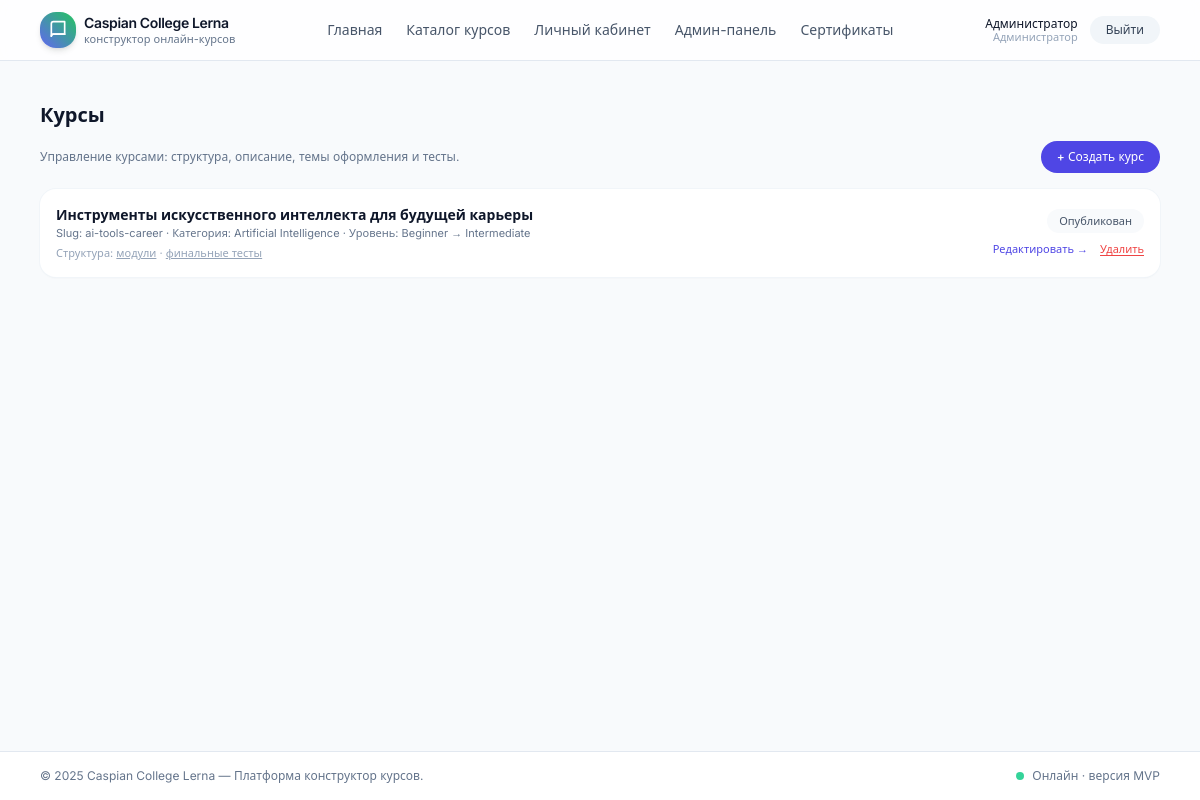
Screenshot of /admin/courses (signed in) with the database file from the repository.
### app/models.py (models this page shows, shortened)
class User(UserMixin, db.Model):
    __tablename__ = "users"
    id = db.Column(db.Integer, primary_key=True)
    email = db.Column(db.String(255), unique=True, nullable=False)
    password_hash = db.Column(db.String(255), nullable=False)
    full_name = db.Column(db.String(255), nullable=False)
    role = db.Column(db.String(20), default="student")  # 'student' или 'admin'
    created_at = db.Column(db.DateTime, default=datetime.utcnow)
    courses = db.relationship("UserCourse", back_populates="user", cascade="all, delete-orphan")
    lesson_progress = db.relationship("UserLessonProgress", back_populates="user", cascade="all, delete-orphan")
    test_attempts = db.relationship("UserTestAttempt", back_populates="user", cascade="all, delete-orphan")
    certificates = db.relationship("Certificate", back_populates="user", cascade="all, delete-orphan")
    def is_admin(self) -> bool:
        return self.role == "admin"

class Course(db.Model):
    __tablename__ = "courses"
    id = db.Column(db.Integer, primary_key=True)
    title = db.Column(db.String(255), nullable=False)
    slug = db.Column(db.String(255), unique=True, nullable=False)
    description = db.Column(db.Text, nullable=True)
    category = db.Column(db.String(100), nullable=True)
    level = db.Column(db.String(50), nullable=True)
    image_url = db.Column(db.String(255), nullable=True)      # обложка
    hero_image_url = db.Column(db.String(255), nullable=True) # фон в шапке
    logo_url = db.Column(db.String(255), nullable=True)       # логотип курса
    theme_id = db.Column(db.Integer, db.ForeignKey("course_themes.id"), nullable=True)
    theme = db.relationship("CourseTheme", back_populates="courses")
    language = db.Column(db.String(20), default="ru")
    estimated_duration_minutes = db.Column(db.Integer, default=0)
    requirements = db.Column(db.Text, nullable=True)
    outcomes = db.Column(db.Text, nullable=True)
    is_sequential = db.Column(db.Boolean, default=True)  # модули по порядку
    is_published = db.Column(db.Boolean, default=False)
    created_at = db.Column(db.DateTime, default=datetime.utcnow)
    updated_at = db.Column(db.DateTime, default=datetime.utcnow, onupdate=datetime.utcnow)
    modules = db.relationship("CourseModule", back_populates="course", cascade="all, delete-orphan")
    tests = db.relationship("Test", back_populates="course", cascade="all, delete-orphan")  # финальные тесты
    user_courses = db.relationship("UserCourse", back_populates="course", cascade="all, delete-orphan")
    certificates = db.relationship("Certificate", back_populates="course", cascade="all, delete-orphan")

### app/blueprints/admin/routes.py (the view)
@admin_bp.route("/courses")
def courses_list():
    courses = Course.query.all()
    return render_template("admin_courses.html", courses=courses)

### app/blueprints/admin/routes.py (called while the page is built)
def admin_required():
    if not current_user.is_authenticated or not current_user.is_admin():
        abort(403)

@admin_bp.before_request
def check_admin():
    admin_required()

### app/templates/admin_courses.html (shortened to what this page needs)
{% extends "base.html" %}
{% block content %}
<h1 class="mb-3 text-xl font-semibold text-slate-900">Курсы</h1>
<div class="mb-4 flex items-center justify-between">
  <p class="text-xs text-slate-500">
    Управление курсами: структура, описание, темы оформления и тесты.
  </p>
  <a href="{{ url_for('admin.course_create') }}"
     class="rounded-full bg-primary-600 px-4 py-2 text-xs font-medium text-white hover:bg-primary-700">
    + Создать курс
  </a>
</div>
{% if courses %}
  <div class="space-y-3 text-xs">
    {% for c in courses %}
      <div class="flex items-center justify-between rounded-2xl bg-white p-4 shadow-sm ring-1 ring-slate-100">
        <div>
          <p class="text-sm font-semibold text-slate-900">{{ c.title }}</p>
          <p class="text-[11px] text-slate-500">
            Slug: {{ c.slug }} · Категория: {{ c.category or 'нет' }} · Уровень: {{ c.level or 'любой' }}
          </p>
          <p class="text-[11px] text-slate-400 mt-1">
            Структура:
            <a class="underline" href="{{ url_for('admin.modules_list', course_id=c.id) }}">модули</a> ·
            <a class="underline" href="{{ url_for('admin.course_tests', course_id=c.id) }}">финальные тесты</a>
          </p>
        </div>
        <div class="flex flex-col items-end gap-2">
          <span class="rounded-full bg-slate-50 px-3 py-1 text-[11px] text-slate-600">
            {% if c.is_published %}Опубликован{% else %}Черновик{% endif %}
          </span>
          <div class="flex items-center gap-3">
            <a href="{{ url_for('admin.course_edit', course_id=c.id) }}"
               class="text-[11px] text-primary-600 hover:text-primary-700">
              Редактировать →
            </a>
            <form id="delete-course-form-{{ c.id }}"
                  method="post"
                  action="{{ url_for('admin.delete_course', course_id=c.id) }}">
              <button
                type="button"
                class="text-[11px] text-red-500 hover:text-red-600 underline underline-offset-2"
                data-course-id="{{ c.id }}"
                data-course-title="{{ c.title|e }}"
                onclick="confirmDeleteCourse(this)">
                Удалить
              </button>
            </form>
          </div>
        </div>
      </div>
    {% endfor %}
  </div>
{% else %}
  <p class="text-xs text-slate-500">Курсы ещё не созданы.</p>
{% endif %}
{% endblock %}

### app/templates/navbar.html (shortened to what this page needs)
<header class="border-b border-slate-200 bg-white/80 backdrop-blur">
  <div class="mx-auto flex max-w-6xl items-center justify-between px-4 py-3">
    <a href="{{ url_for('main.index') }}" class="flex items-center gap-2">
      <div class="flex h-9 w-9 items-center justify-center rounded-2xl bg-gradient-to-tr from-primary-500 to-accent text-white shadow-md">
        <svg xmlns="http://www.w3.org/2000/svg" class="h-5 w-5" viewBox="0 0 24 24" fill="none"
             stroke="currentColor" stroke-width="2" stroke-linecap="round" stroke-linejoin="round">
          <path d="M4 19.5A2.5 2.5 0 0 1 6.5 17H20"/>
          <path d="M4 4.5A2.5 2.5 0 0 1 6.5 2H20v15H6.5A2.5 2.5 0 0 0 4 19.5z"/>
        </svg>
      </div>
      <div class="flex flex-col leading-tight">
        <span class="text-sm font-semibold tracking-tight text-slate-900">Caspian College Lerna</span>
        <span class="text-[11px] text-slate-500">конструктор онлайн-курсов</span>
      </div>
    </a>
    <nav class="hidden items-center gap-6 text-sm text-slate-600 md:flex">
      <a href="{{ url_for('main.index') }}" class="hover:text-primary-600">Главная</a>
      <a href="{{ url_for('main.courses_list') }}" class="hover:text-primary-600">Каталог курсов</a>
      {% if current_user.is_authenticated %}
        <a href="{{ url_for('courses.dashboard') }}" class="hover:text-primary-600">Личный кабинет</a>
        {% if current_user.is_admin() %}
          <a href="{{ url_for('admin.dashboard') }}" class="hover:text-primary-600">Админ-панель</a>
          <a href="{{ url_for('admin.certificate_branding') }}" class="hover:text-primary-600">Сертификаты</a>
        {% endif %}
      {% endif %}
    </nav>
    <div class="flex items-center gap-3 text-sm">
      {% if current_user.is_authenticated %}
        <div class="hidden flex-col text-right text-xs leading-tight text-slate-600 sm:flex">
          <span class="font-medium text-slate-900">{{ current_user.full_name }}</span>
          <span class="text-[11px] text-slate-400">
            {% if current_user.is_admin() %}Администратор{% else %}Обучающийся{% endif %}
          </span>
        </div>
        <a href="{{ url_for('auth.logout') }}"
           class="rounded-full bg-slate-100 px-4 py-1.5 text-xs font-medium text-slate-700 hover:bg-slate-200">
          Выйти
        </a>
      {% endif %}
    </div>
  </div>
</header>

### app/static/css/styles.css (style rules this page uses)
body { background-color: #f8f9fa; }

### rows the page displays
User: full_name "Администратор"
Course: title "Инструменты искусственного интеллекта для будущей карьеры", slug "ai-tools-career", category "Artificial Intelligence", level "Beginner → Intermediate", is_published "Опубликован"

### other values shown
{{ 2025 }} "2025"
